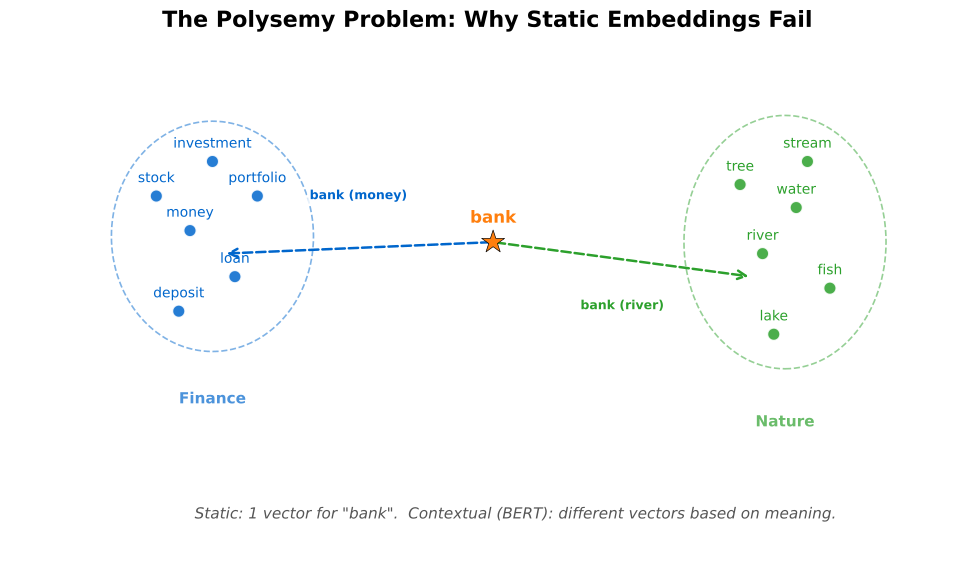

Reproduce this figure in Python.
"""The Polysemy Problem: Why Static Embeddings Fail -- single scatter plot."""
import matplotlib.pyplot as plt
import matplotlib.patches as mpatches
import numpy as np
import os
from pathlib import Path

import sys
sys.path.insert(0, str(Path(__file__).resolve().parents[3] / 'templates'))
from chart_style import apply_style, COLORS, MLPURPLE, MLBLUE, MLORANGE, MLGREEN, MLRED, MLLAVENDER
apply_style()


# Finance cluster
finance_words = {
    'money': (2.1, 3.2), 'loan': (2.5, 2.8), 'stock': (1.8, 3.5),
    'investment': (2.3, 3.8), 'portfolio': (2.7, 3.5), 'deposit': (2.0, 2.5),
}

# Nature cluster
nature_words = {
    'river': (7.2, 3.0), 'water': (7.5, 3.4), 'fish': (7.8, 2.7),
    'tree': (7.0, 3.6), 'lake': (7.3, 2.3), 'stream': (7.6, 3.8),
}

fig, ax = plt.subplots(figsize=(10, 6))

# Plot finance cluster
fx = [v[0] for v in finance_words.values()]
fy = [v[1] for v in finance_words.values()]
ax.scatter(fx, fy, c=MLBLUE, s=80, zorder=3, alpha=0.85)
for word, (x, y) in finance_words.items():
    ax.annotate(word, (x, y), textcoords='offset points', xytext=(0, 10),
                ha='center', fontsize=10, color=MLBLUE)

# Plot nature cluster
nx = [v[0] for v in nature_words.values()]
ny = [v[1] for v in nature_words.values()]
ax.scatter(nx, ny, c=MLGREEN, s=80, zorder=3, alpha=0.85)
for word, (x, y) in nature_words.items():
    ax.annotate(word, (x, y), textcoords='offset points', xytext=(0, 10),
                ha='center', fontsize=10, color=MLGREEN)

# "bank" as large star at midpoint
ax.scatter(4.8, 3.1, c=MLORANGE, s=300, marker='*', zorder=5, edgecolors='black', linewidths=0.5)
ax.annotate('bank', (4.8, 3.1), textcoords='offset points', xytext=(0, 14),
            ha='center', fontsize=12, fontweight='bold', color=MLORANGE)

# Dashed arrows from "bank" to contextual positions (labels at midpoints)
arrow_style = dict(arrowstyle='->', lw=1.8, linestyle='dashed')
ax.annotate('', xy=(2.4, 3.0), xytext=(4.8, 3.1),
            arrowprops=dict(**arrow_style, color=MLBLUE))
ax.text(3.6, 3.45, 'bank (money)', fontsize=9, fontweight='bold',
        color=MLBLUE, ha='center', va='bottom',
        bbox=dict(boxstyle='round,pad=0.2', fc='white', ec='none', alpha=0.8))
ax.annotate('', xy=(7.1, 2.8), xytext=(4.8, 3.1),
            arrowprops=dict(**arrow_style, color=MLGREEN))
ax.text(5.95, 2.6, 'bank (river)', fontsize=9, fontweight='bold',
        color=MLGREEN, ha='center', va='top',
        bbox=dict(boxstyle='round,pad=0.2', fc='white', ec='none', alpha=0.8))

# Light dashed ellipses around clusters
from matplotlib.patches import Ellipse
ell_finance = Ellipse((2.3, 3.15), 1.8, 2.0, fill=False,
                       edgecolor=MLBLUE, linestyle='--', linewidth=1.2, alpha=0.5)
ell_nature = Ellipse((7.4, 3.1), 1.8, 2.2, fill=False,
                      edgecolor=MLGREEN, linestyle='--', linewidth=1.2, alpha=0.5)
ax.add_patch(ell_finance)
ax.add_patch(ell_nature)

# Cluster labels
ax.text(2.3, 1.7, 'Finance', ha='center', fontsize=11, fontweight='bold',
        color=MLBLUE, alpha=0.7)
ax.text(7.4, 1.5, 'Nature', ha='center', fontsize=11, fontweight='bold',
        color=MLGREEN, alpha=0.7)

# Title
ax.set_title('The Polysemy Problem: Why Static Embeddings Fail',
             fontsize=16, fontweight='bold', pad=14)

# Subtitle annotation
ax.text(5.0, 0.7, 'Static: 1 vector for "bank".  Contextual (BERT): different vectors based on meaning.',
        ha='center', fontsize=11, color='#555555', style='italic')

# Clean up axes
ax.set_xlim(0.5, 9.0)
ax.set_ylim(0.3, 4.8)
ax.set_xticks([])
ax.set_yticks([])
ax.spines['top'].set_visible(False)
ax.spines['right'].set_visible(False)
ax.spines['bottom'].set_visible(False)
ax.spines['left'].set_visible(False)

plt.tight_layout()
out = os.path.join(os.path.dirname(os.path.abspath(__file__)), 'chart.pdf')
plt.savefig(out, bbox_inches='tight', pad_inches=0.1, facecolor='white')
plt.close()
print(f'Saved: {out}')
